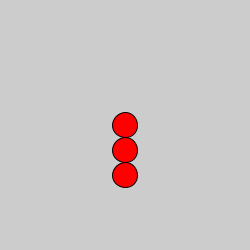
Frame 1 (no input)
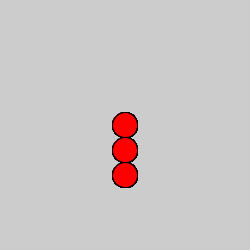
Frame 60 (the mouse pressed at the canvas centre just before this capture)
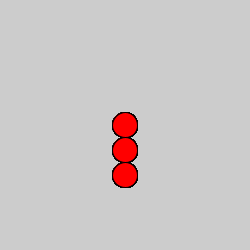
Frame 120 (the mouse held since frame 60 and released just before this capture)

The Processing sketch that drew these frames (run headless with seeded random() and noise(); from frame 60 on, the mouse is pressed at the canvas centre):

// Processing sketch: Fig_5_5
// ── Fig_5_5.pde
void setup()
{
  size(250, 250);
}

void draw()
{
  pushMatrix();
 translate(width/2,height/2); 
fill(255,0,0);
ellipse(0,0,25,25); 
ellipse(0,25,25,25);
ellipse(0,50,25,25);
popMatrix();

}
